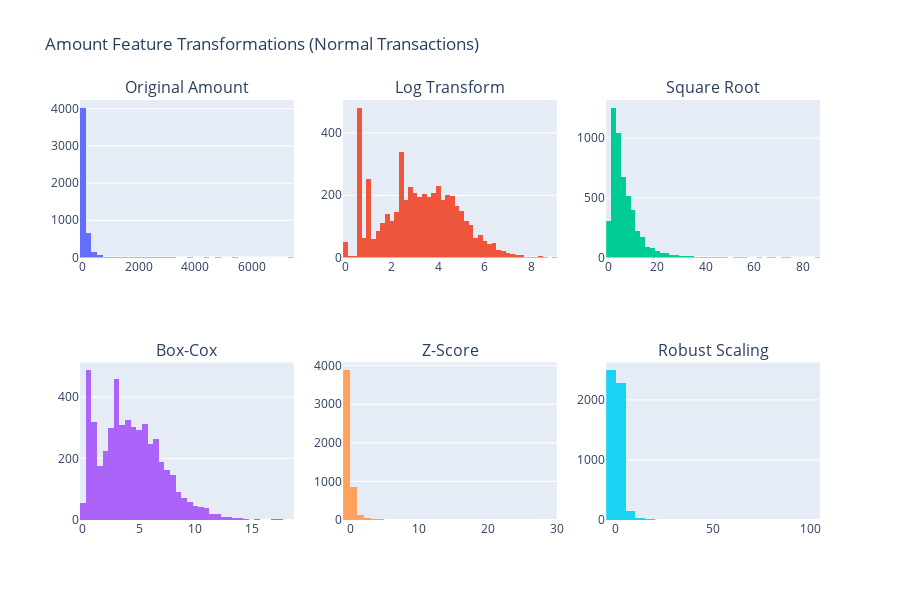

Here is the notebook cell this chart was saved with:
### Code cell
# Visualize amount transformations
fig = make_subplots(
    rows=2, cols=3,
    subplot_titles=('Original Amount', 'Log Transform', 'Square Root',
                   'Box-Cox', 'Z-Score', 'Robust Scaling')
)

# Sample for visualization
sample = df_fe[df_fe['Class'] == 0].sample(5000)

transforms = [
    ('Amount', 1, 1),
    ('Amount_log', 1, 2),
    ('Amount_sqrt', 1, 3),
    ('Amount_boxcox', 2, 1),
    ('Amount_zscore', 2, 2),
    ('Amount_robust', 2, 3)
]

for feat, row, col in transforms:
    fig.add_trace(
        go.Histogram(x=sample[feat], nbinsx=50, name=feat, showlegend=False),
        row=row, col=col
    )

fig.update_layout(height=600, title_text="Amount Feature Transformations (Normal Transactions)")
fig.show()

### Figure 1 — Plotly figure (JSON) as saved in the notebook; plotly's stock layout.template omitted (floating-point values rounded to 4 significant figures; data arrays with more than 128 entries replaced by an {"elided": "..."} marker saying what was removed)
{"data": [{"name": "Amount", "nbinsx": 50, "showlegend": false, "type": "histogram", "x": {"elided": "5000 float values"}, "xaxis": "x", "yaxis": "y"}, {"name": "Amount_log", "nbinsx": 50, "showlegend": false, "type": "histogram", "x": {"elided": "5000 float values"}, "xaxis": "x2", "yaxis": "y2"}, {"name": "Amount_sqrt", "nbinsx": 50, "showlegend": false, "type": "histogram", "x": {"elided": "5000 float values"}, "xaxis": "x3", "yaxis": "y3"}, {"name": "Amount_boxcox", "nbinsx": 50, "showlegend": false, "type": "histogram", "x": {"elided": "5000 float values"}, "xaxis": "x4", "yaxis": "y4"}, {"name": "Amount_zscore", "nbinsx": 50, "showlegend": false, "type": "histogram", "x": {"elided": "5000 float values"}, "xaxis": "x5", "yaxis": "y5"}, {"name": "Amount_robust", "nbinsx": 50, "showlegend": false, "type": "histogram", "x": {"elided": "5000 float values"}, "xaxis": "x6", "yaxis": "y6"}], "layout": {"annotations": [{"font": {"size": 16}, "showarrow": false, "text": "Original Amount", "x": 0.1444, "xanchor": "center", "xref": "paper", "y": 1, "yanchor": "bottom", "yref": "paper"}, {"font": {"size": 16}, "showarrow": false, "text": "Log Transform", "x": 0.5, "xanchor": "center", "xref": "paper", "y": 1, "yanchor": "bottom", "yref": "paper"}, {"font": {"size": 16}, "showarrow": false, "text": "Square Root", "x": 0.8556, "xanchor": "center", "xref": "paper", "y": 1, "yanchor": "bottom", "yref": "paper"}, {"font": {"size": 16}, "showarrow": false, "text": "Box-Cox", "x": 0.1444, "xanchor": "center", "xref": "paper", "y": 0.375, "yanchor": "bottom", "yref": "paper"}, {"font": {"size": 16}, "showarrow": false, "text": "Z-Score", "x": 0.5, "xanchor": "center", "xref": "paper", "y": 0.375, "yanchor": "bottom", "yref": "paper"}, {"font": {"size": 16}, "showarrow": false, "text": "Robust Scaling", "x": 0.8556, "xanchor": "center", "xref": "paper", "y": 0.375, "yanchor": "bottom", "yref": "paper"}], "height": 600, "title": {"text": "Amount Feature Transformations (Normal Transactions)"}, "xaxis": {"anchor": "y", "domain": [0, 0.2889]}, "xaxis2": {"anchor": "y2", "domain": [0.3556, 0.6444]}, "xaxis3": {"anchor": "y3", "domain": [0.7111, 1]}, "xaxis4": {"anchor": "y4", "domain": [0, 0.2889]}, "xaxis5": {"anchor": "y5", "domain": [0.3556, 0.6444]}, "xaxis6": {"anchor": "y6", "domain": [0.7111, 1]}, "yaxis": {"anchor": "x", "domain": [0.625, 1]}, "yaxis2": {"anchor": "x2", "domain": [0.625, 1]}, "yaxis3": {"anchor": "x3", "domain": [0.625, 1]}, "yaxis4": {"anchor": "x4", "domain": [0, 0.375]}, "yaxis5": {"anchor": "x5", "domain": [0, 0.375]}, "yaxis6": {"anchor": "x6", "domain": [0, 0.375]}}}
